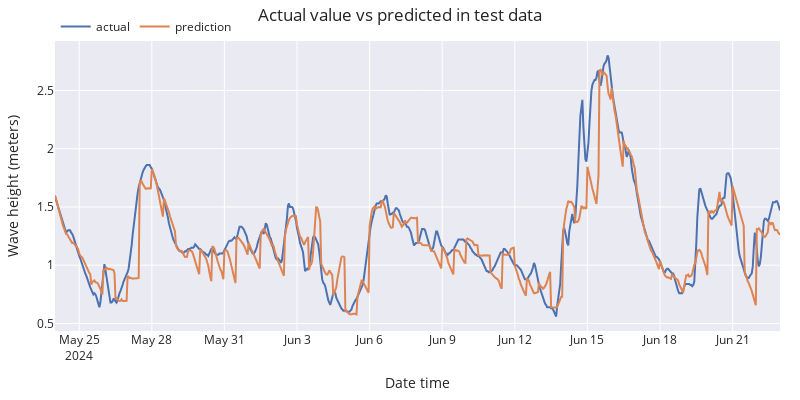

The notebook cell saved with this chart:
### Code cell
# Plot predictions vs real value
# ======================================================================================
fig = go.Figure()
trace1 = go.Scatter(x=df_test.index, y=df_test['wave_height'], name="actual", mode="lines")
trace2 = go.Scatter(x=predictions.index, y=predictions['pred'], name="prediction", mode="lines")
fig.add_trace(trace1)
fig.add_trace(trace2)
fig.update_layout(
    title="Actual value vs predicted in test data",
    xaxis_title="Date time",
    yaxis_title="Wave height (meters)",
    width=800,
    height=400,
    margin=dict(l=20, r=20, t=35, b=20),
    legend=dict(
        orientation="h",
        yanchor="top",
        y=1.1,
        xanchor="left",
        x=0.001
    )
)
fig.show()

### Figure 1 — Plotly figure (JSON) as saved in the notebook; plotly's stock layout.template omitted (floating-point values rounded to 4 significant figures; data arrays with more than 128 entries replaced by an {"elided": "..."} marker saying what was removed)
{"data": [{"mode": "lines", "name": "actual", "type": "scatter", "x": {"elided": "720 str values"}, "y": {"elided": "720 float values"}}, {"mode": "lines", "name": "prediction", "type": "scatter", "x": {"elided": "720 str values"}, "y": {"elided": "720 float values"}}], "layout": {"height": 400, "legend": {"orientation": "h", "x": 0.001, "xanchor": "left", "y": 1.1, "yanchor": "top"}, "margin": {"b": 20, "l": 20, "r": 20, "t": 35}, "title": {"text": "Actual value vs predicted in test data"}, "width": 800, "xaxis": {"title": {"text": "Date time"}}, "yaxis": {"title": {"text": "Wave height (meters)"}}}}
